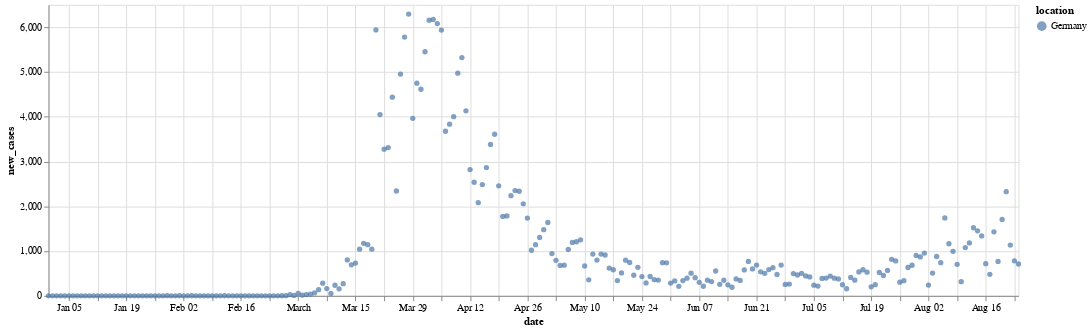

Notebook cell for this chart:
### Code cell
altair.Chart(data_for_germany).mark_circle().encode(
        x="date:T",
        y="new_cases",
        color="location",
        tooltip=["location", "date", "new_cases", "new_deaths"]
    ).properties(width=1000)

### Figure 1 — Vega-Lite specification as saved in the notebook (floating-point values rounded to 4 significant figures; data arrays with more than 128 entries replaced by an {"elided": "..."} marker saying what was removed)
{"config": {"view": {"continuousWidth": 400, "continuousHeight": 300}}, "data": {"name": "data-c5326f3130613d279869369be64fd462"}, "mark": "circle", "encoding": {"color": {"type": "nominal", "field": "location"}, "tooltip": [{"type": "nominal", "field": "location"}, {"type": "nominal", "field": "date"}, {"type": "quantitative", "field": "new_cases"}, {"type": "quantitative", "field": "new_deaths"}], "x": {"type": "temporal", "field": "date"}, "y": {"type": "quantitative", "field": "new_cases"}}, "width": 1000, "$schema": "https://vega.github.io/schema/vega-lite/v4.8.1.json", "datasets": {"data-c5326f3130613d279869369be64fd462": {"elided": "238 records"}}}
